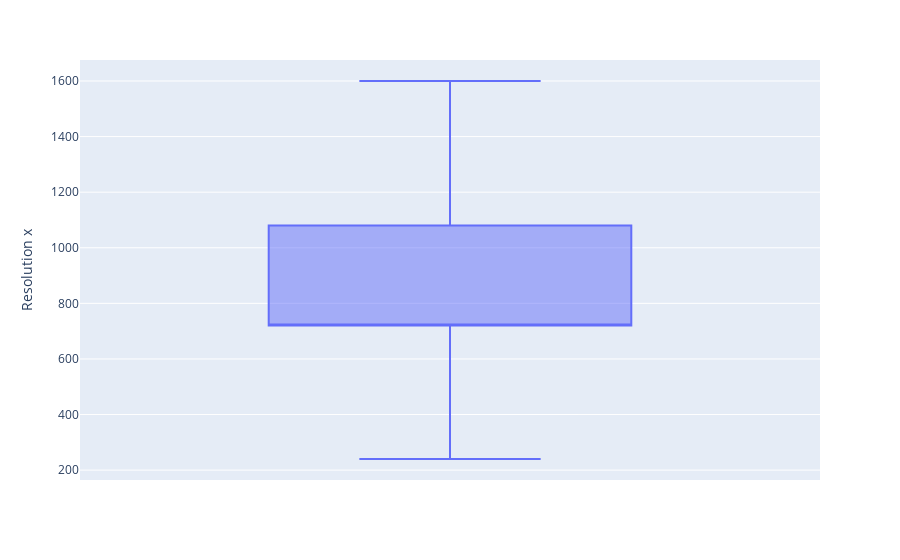
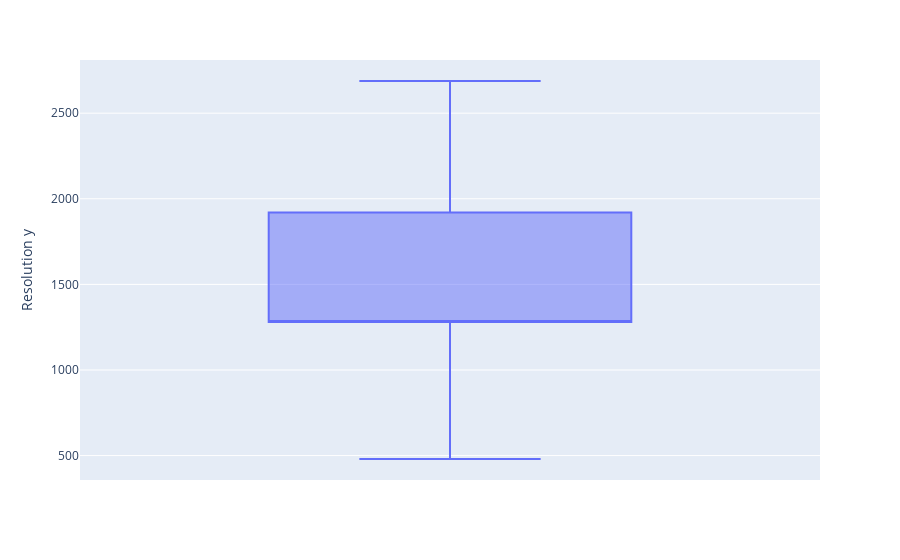
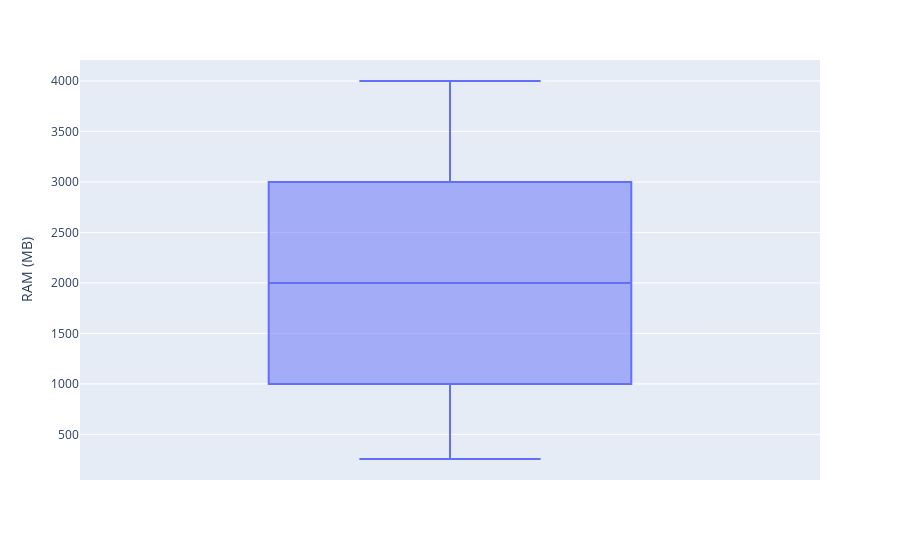

Notebook cell for these charts, in order:
### Code cell
for i in col :
    fig=px.box(df,y=i)
    fig.show()

### Figure 1 — Plotly figure (JSON) as saved in the notebook; plotly's stock layout.template omitted (floating-point values rounded to 4 significant figures; data arrays with more than 128 entries replaced by an {"elided": "..."} marker saying what was removed)
{"data": [{"alignmentgroup": "True", "hovertemplate": "Resolution x=%{y}<extra></extra>", "legendgroup": "", "marker": {"color": "#636efa"}, "name": "", "notched": false, "offsetgroup": "", "orientation": "v", "showlegend": false, "type": "box", "x0": " ", "xaxis": "x", "y": {"elided": "1231 int values"}, "y0": " ", "yaxis": "y"}], "layout": {"boxmode": "group", "legend": {"tracegroupgap": 0}, "margin": {"t": 60}, "xaxis": {"anchor": "y", "domain": [0, 1]}, "yaxis": {"anchor": "x", "domain": [0, 1], "title": {"text": "Resolution x"}}}}

### Figure 2 — Plotly figure (JSON) as saved in the notebook; plotly's stock layout.template omitted (floating-point values rounded to 4 significant figures; data arrays with more than 128 entries replaced by an {"elided": "..."} marker saying what was removed)
{"data": [{"alignmentgroup": "True", "hovertemplate": "Resolution y=%{y}<extra></extra>", "legendgroup": "", "marker": {"color": "#636efa"}, "name": "", "notched": false, "offsetgroup": "", "orientation": "v", "showlegend": false, "type": "box", "x0": " ", "xaxis": "x", "y": {"elided": "1231 int values"}, "y0": " ", "yaxis": "y"}], "layout": {"boxmode": "group", "legend": {"tracegroupgap": 0}, "margin": {"t": 60}, "xaxis": {"anchor": "y", "domain": [0, 1]}, "yaxis": {"anchor": "x", "domain": [0, 1], "title": {"text": "Resolution y"}}}}

### Figure 3 — Plotly figure (JSON) as saved in the notebook; plotly's stock layout.template omitted (floating-point values rounded to 4 significant figures; data arrays with more than 128 entries replaced by an {"elided": "..."} marker saying what was removed)
{"data": [{"alignmentgroup": "True", "hovertemplate": "RAM (MB)=%{y}<extra></extra>", "legendgroup": "", "marker": {"color": "#636efa"}, "name": "", "notched": false, "offsetgroup": "", "orientation": "v", "showlegend": false, "type": "box", "x0": " ", "xaxis": "x", "y": {"elided": "1231 int values"}, "y0": " ", "yaxis": "y"}], "layout": {"boxmode": "group", "legend": {"tracegroupgap": 0}, "margin": {"t": 60}, "xaxis": {"anchor": "y", "domain": [0, 1]}, "yaxis": {"anchor": "x", "domain": [0, 1], "title": {"text": "RAM (MB)"}}}}
